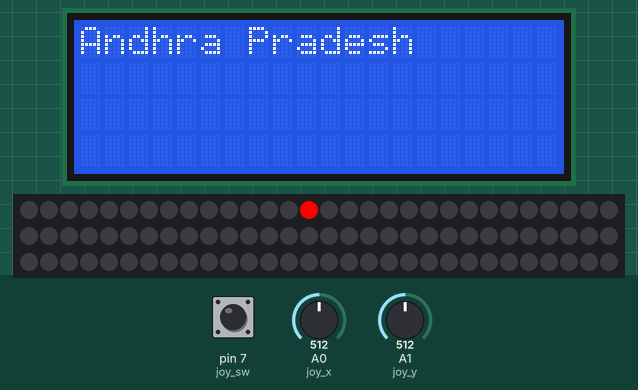
Recording of a sketch running on a simulated Arduino Uno, built with avr-gcc and run on an emulated ATmega328P. Parts: 20×4 character LCD, 90 RGB LEDs in strip order, left to right, continuing on the next row. Inputs (shaded band) come from the test bench; at power-on: A0 (joy_x) = 512, pin 7 (joy_sw) HIGH, A1 (joy_y) = 512. What the sketch prints to the serial monitor is not drawn.

Above: at 1.2 s.
1.3 s: A0 (joy_x) set to 887
2.8 s: A0 (joy_x) set to 917
At 3.09 s:
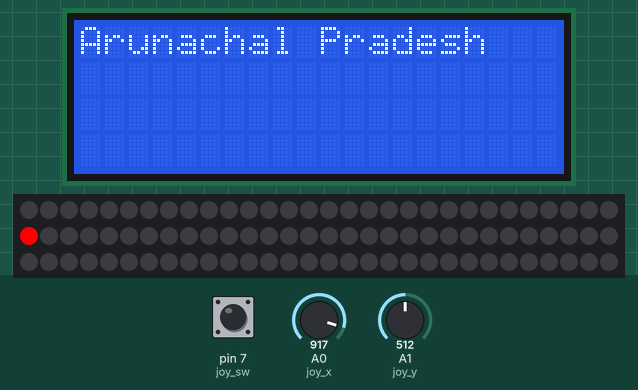
5.1 s: pin 7 (joy_sw) pulled LOW for 0.25 s
At 5.43 s:
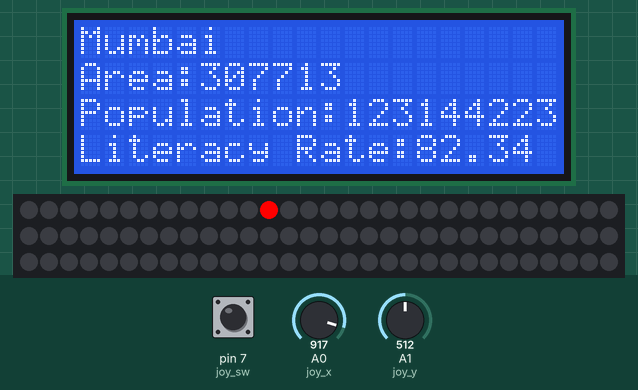
7.2 s: pin 7 (joy_sw) pulled LOW for 3.2 s
At 7.56 s:
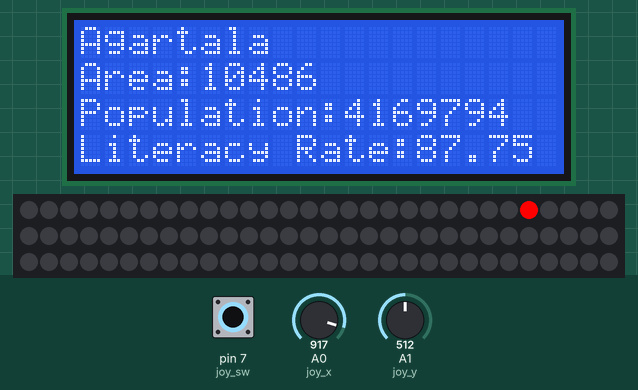
11.9 s: pin 7 (joy_sw) pulled LOW for 1 s
At 12.2 s:
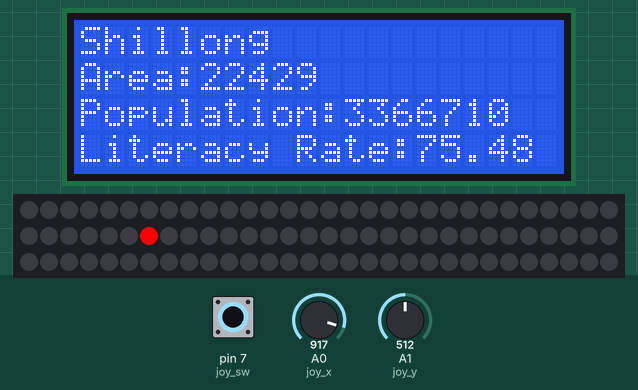
14.4 s: pin 7 (joy_sw) pulled LOW for 3.2 s
At 14.71 s:
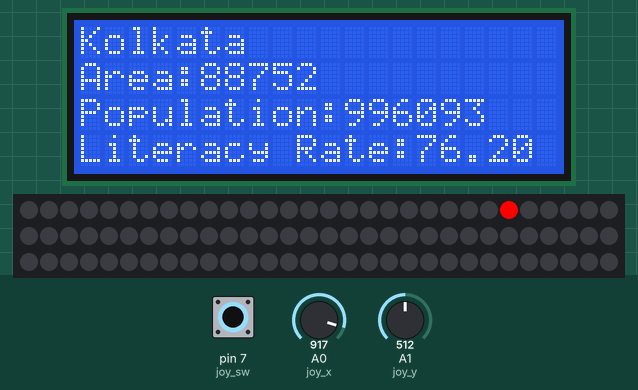

The sketch:

Interactive_India_Arduino_Code.ino
```cpp
#include <LiquidCrystal.h>
#include <Adafruit_NeoPixel.h>

#define LED_PIN 9
#define LED_COUNT 90

LiquidCrystal lcd(12, 11, 5, 4, 3, 2);
Adafruit_NeoPixel strip(LED_COUNT, LED_PIN, NEO_GRB + NEO_KHZ800);

int joy_x = A0;
int joy_y = A1;
int joy_sw = 7;
bool displayed_info = false;

char* states[] = {"Andhra Pradesh", "Arunachal Pradesh", "Assam", "Bihar", "Chhattisgarh", "Gujarat", "Haryana", "Himachal Pradesh", "Jharkhand", "Karnataka", "Kerala", "Madhya Pradesh", "Maharashtra", "Manipur", "Meghalaya", "Mizoram", "Odisha", "Punjab", "Rajasthan", "Sikkim", "Tamil Nadu", "Telangana", "Tripura", "Uttar Pradesh", "Uttarakhand", "West Bengal","Jammu and Kashmir"};
long areas[] = {160205, 83743, 78438, 94163, 135191, 196024, 44212, 55673, 79714, 191791, 38863, 308252, 307713, 22327, 22429, 16579, 155707, 50362, 342239, 7096, 130058, 112077, 10486, 240928, 53483, 88752,222236};
long population[] = {53903393, 1570458, 35607039, 124799926, 29436231, 63872399, 28941133, 7306183, 38593948, 67562686, 35699443, 85358965, 123144223, 3091545, 3366710, 2299724, 46356334, 30141373, 81032689, 690251, 77841267, 39184011, 4169794, 236410968, 11141032, 996093, 12541302};
double literacyRate[] = {67.02, 66.95, 72.19, 63.82, 71.04, 79.31, 76.64, 83.78, 66.41, 75.36, 96.2, 69.32, 82.34, 79.85, 75.48, 80.11, 72.87, 76.68, 67.06, 81.42, 80.33, 66.54, 87.75, 67.68, 79.63,76.2,68.74};
char* stateCapitals[] = {"Amaravati", "Itanagar", "Dispur", "Patna", "Raipur", "Gandhinagar", "Chandigarh", "Shimla", "Ranchi", "Bengaluru", "Thiruvananthapuram", "Bhopal", "Mumbai", "Imphal", "Shillong", "Aizawl", "Bhubaneswar", "Chandigarh", "Jaipur", "Gangtok", "Chennai", "Hyderabad", "Agartala", "Lucknow", "Dehradun", "Kolkata","Srinagar(s),Jammu(w)"};

int state_leds[] = {14,30,28,42,17,55,62,74,45,11,8,51,12,27,36,26,19,63,59,39,5,13,25,80,76,24,70};

int num_states = 27;
int current_state = 0;

void setup() {
  lcd.begin(20, 4);
  strip.begin();
  strip.show(); // Initialize all pixels to 'off'
  // Set up the joystick
  pinMode(joy_sw, INPUT_PULLUP);
  Serial.begin(9600);
}

void loop() {
  // Read the joystick values
  int x = analogRead(joy_x);
  int y = analogRead(joy_y);
  int sw = digitalRead(joy_sw);

  Serial.println(sw);

  // Determine the direction of the joystick
  int dir = -1; // -1 for no direction
  if (x < 100) {
    dir = 0; // Left
  } else if (x > 900) {
    dir = 1; // Right
  } else if (y < 100) {
    dir = 2; // Up
  } else if (y > 900) {
    dir = 3; // Down
  }

  // Update the current state based on joystick input
  if (dir == 0) {
    // Move left (wrap around to last state if necessary)
    strip.setPixelColor(state_leds[current_state], strip.Color(0, 0, 0));
    current_state--;
    if (current_state < 0) {
      current_state = num_states - 1;
    }
    displayed_info = false;
    //delay(100)
  } else if (dir == 1) {
    // Move right (wrap around to first state if necessary)
    strip.setPixelColor(state_leds[current_state], strip.Color(0, 0, 0));
    current_state++;
    if (current_state >= num_states) {
      current_state = 0;
    }
    displayed_info = false;
    //delay(100)
  }
  strip.setPixelColor(state_leds[current_state], strip.Color(255, 0, 0));


  if (sw == LOW) {
    display_state_info(current_state);
  }else{
  lcd.clear();
  lcd.setCursor(0, 0);
  lcd.print(states[current_state]);

  }

  strip.show();
  delay(200);
}

void display_state_info(int current_state) {
lcd.clear();
    lcd.setCursor(0, 0);
    lcd.print(stateCapitals[current_state]);
    lcd.setCursor(0, 1);
    lcd.print("Area:");
    lcd.print(areas[current_state]);
    lcd.setCursor(0, 2);
    lcd.print("Population:");
    lcd.print(population[current_state]);
    lcd.setCursor(0, 3);
    lcd.print("Literacy Rate:");
    lcd.print(literacyRate[current_state]);
    displayed_info = true;
    delay(50);

}
```

Measured:
- the behaviour switches between 900 and 901 on A0 (joy_x) (found by bisection; images 0 and 1)
- after the input at 1.3 s, every drawn part: stays the same
- after the input at 2.8 s, the display: changes after 0.19 s (image 1)
- after the input at 5.1 s, the display: first changes after 0.18 s (image 2 shows a later state)
- after the input at 7.2 s, the display: first changes after 0.21 s (image 3 shows a later state)
- after the input at 11.9 s, the display: first changes after 0.14 s (image 4 shows a later state)
- after the input at 14.4 s, the display: first changes after 0.16 s (image 5 shows a later state)
